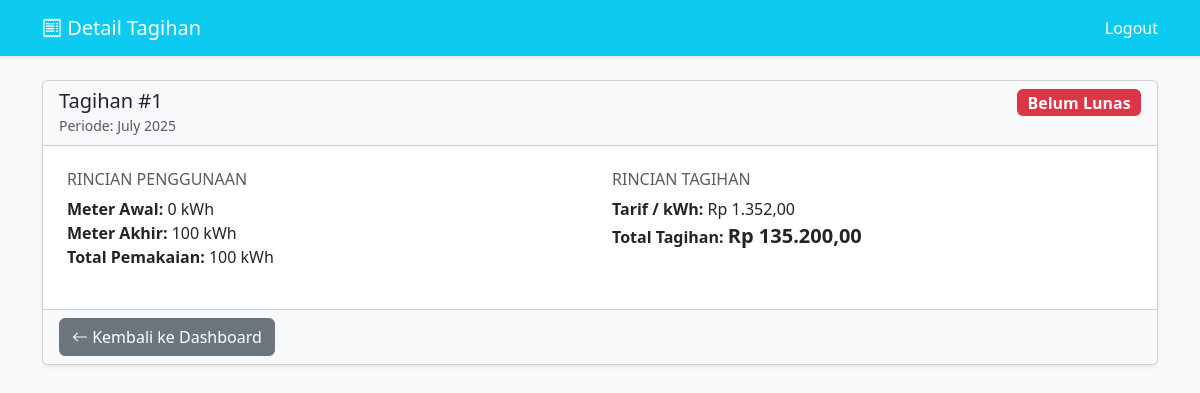
/pelanggan/detail_tagihan.php?id=1 (signed in), run on the app's committed database.
### tables this page shows
CREATE TABLE `tagihan` (
  `id_tagihan` int(11) NOT NULL,
  `id_penggunaan` int(11) NOT NULL,
  `jumlah_meter` float NOT NULL,
  `total_bayar` decimal(12,2) NOT NULL,
  `status` enum('belum_lunas','diproses','lunas') NOT NULL DEFAULT 'belum_lunas'
);

CREATE TABLE `penggunaan` (
  `id_penggunaan` int(11) NOT NULL,
  `id_pelanggan` int(11) NOT NULL,
  `bulan` int(2) NOT NULL,
  `tahun` year(4) NOT NULL,
  `meter_awal` float NOT NULL,
  `meter_akhir` float NOT NULL
);

CREATE TABLE `tarif` (
  `id_tarif` int(11) NOT NULL,
  `golongan_tarif` varchar(10) NOT NULL,
  `daya` int(11) NOT NULL,
  `tarif_per_kwh` decimal(10,2) NOT NULL
);

### pelanggan/detail_tagihan.php (the view, shortened to what this page needs)
<?php
require '../config/database.php';
$id_tagihan = $_GET['id'];
$id_user = $_SESSION['id_user'];
$query = "SELECT
            tagihan.*,
            penggunaan.*,
            pelanggan.nomor_meter,
            users.nama_lengkap,
            tarif.golongan_tarif,
            tarif.daya,
            tarif.tarif_per_kwh,
            pembayaran.tanggal_bayar,
            pembayaran.biaya_admin,
            pembayaran.total_akhir,
            pembayaran.bukti_bayar
          FROM tagihan
          JOIN penggunaan ON tagihan.id_penggunaan = penggunaan.id_penggunaan
          JOIN pelanggan ON penggunaan.id_pelanggan = pelanggan.id_pelanggan
          JOIN users ON pelanggan.id_user = users.id_user
          JOIN tarif ON pelanggan.id_tarif = tarif.id_tarif
          LEFT JOIN pembayaran ON tagihan.id_tagihan = pembayaran.id_tagihan
          WHERE tagihan.id_tagihan = ? AND pelanggan.id_user = ?";
$stmt = mysqli_prepare($koneksi, $query);
mysqli_stmt_bind_param($stmt, "ii", $id_tagihan, $id_user);
mysqli_stmt_execute($stmt);
$result = mysqli_stmt_get_result($stmt);
$detail = mysqli_fetch_assoc($result);
require '../includes/header.php';
?>
<link rel="stylesheet" href="https://cdn.jsdelivr.net/npm/bootstrap-icons@1.11.3/font/bootstrap-icons.min.css">
<nav class="navbar navbar-expand-lg navbar-dark bg-info shadow-sm">
    <div class="container">
        <a class="navbar-brand" href="index.php"><i class="bi bi-receipt"></i> Detail Tagihan</a>
        <a class="nav-link text-white" href="../logout.php">Logout</a>
    </div>
</nav>
<div class="container mt-4">
    <div class="card shadow-sm">
        <div class="card-header bg-light">
            <div class="d-flex justify-content-between">
                <div>
                    <h5 class="mb-0">Tagihan #<?= htmlspecialchars($detail['id_tagihan']); ?></h5>
                    <small class="text-muted">Periode:
                        <?= date("F Y", mktime(0, 0, 0, $detail['bulan'], 1, $detail['tahun'])); ?></small>
                </div>
                <div>
                    <?php
                    if ($detail['status'] == 'belum_lunas') {
                        echo '<span class="badge bg-danger fs-6">Belum Lunas</span>';
                    } elseif ($detail['status'] == 'diproses') {
                        echo '<span class="badge bg-warning text-dark fs-6">Diproses</span>';
                    } else {
                        echo '<span class="badge bg-success fs-6">Lunas</span>';
                    }
                    ?>
                </div>
            </div>
        </div>
        <div class="card-body p-4">
            <div class="row g-4">
                <div class="col-md-6">
                    <h6 class="text-muted">RINCIAN PENGGUNAAN</h6>
                    <ul class="list-unstyled">
                        <li><strong>Meter Awal:</strong> <?= htmlspecialchars($detail['meter_awal']); ?> kWh</li>
                        <li><strong>Meter Akhir:</strong> <?= htmlspecialchars($detail['meter_akhir']); ?> kWh</li>
                        <li><strong>Total Pemakaian:</strong> <?= htmlspecialchars($detail['jumlah_meter']); ?> kWh</li>
                    </ul>
                </div>
                <div class="col-md-6">
                    <h6 class="text-muted">RINCIAN TAGIHAN</h6>
                    <ul class="list-unstyled">
                        <li><strong>Tarif / kWh:</strong> Rp
                            <?= number_format($detail['tarif_per_kwh'], 2, ',', '.'); ?></li>
                        <li><strong>Total Tagihan:</strong> <span class="fw-bold fs-5">Rp
                                <?= number_format($detail['total_bayar'], 2, ',', '.'); ?></span></li>
                    </ul>
                </div>
            </div>
        </div>
        <div class="card-footer bg-light">
            <a href="index.php" class="btn btn-secondary"><i class="bi bi-arrow-left"></i> Kembali ke Dashboard</a>
        </div>
    </div>
</div>
<?php require '../includes/footer.php'; ?>

### data on the page
tagihan: id_tagihan "1", id_penggunaan.tahun "July 2025", id_penggunaan.meter_awal "0", id_penggunaan.meter_akhir "100", jumlah_meter "100", tarif.tarif_per_kwh "1.352,00", total_bayar "135.200,00"
